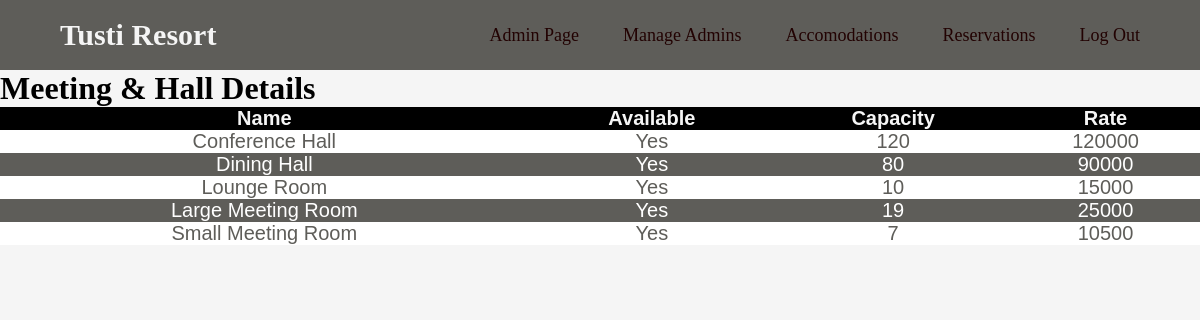
Screenshot of /html-php/admin-meeting.php with the database file from the repository.
### tables this page shows
CREATE TABLE `meeting` (
  `Name` varchar(100) NOT NULL,
  `Available` varchar(3) NOT NULL,
  `Capacity` int(11) NOT NULL,
  `Rate` int(11) NOT NULL
);

### html-php/admin-meeting.php (the view, shortened to what this page needs)
<!DOCTYPE html>
<html lang="en">
<head>
    <link rel = "stylesheet" href="/RMS/css/style_admin.css">
</head>
<body>
    <nav>
    <div class="logo"><a href="/RMS/html-php/home.php">Tusti Resort</a></div>
        <ul>
            <li><a href="/RMS/html-php/admin.php">Admin Page</a></li>
            <li><a href="#">Manage Admins</a>
            </li>
            <li><a href="#">Accomodations</a>
            </li>
            <li><a href="#">Reservations</a>
            </li>
            <li><a href="/RMS/html-php/home.php">Log Out</a></li>
        </ul>
    </nav>
<div>
    <h1>Meeting & Hall Details</h1>
</div>
<div class="list">
    <table>
        <thead>
            <tr>
                <th>Name</th>
                <th>Available</th>
                <th>Capacity</th>
                <th>Rate</th>
            </tr>
        </thead>
        <tbody>
        <?php
        $username = "root";
        $password = "";
        $server = "localhost";
        $database = "rms";
        $con = mysqli_connect($server,$username,$password,$database);
        $selectquery = " select * from meeting";
        $query = mysqli_query($con,$selectquery);
        while($res = mysqli_fetch_array($query)){
        ?>
           <tr>
            <td><?php echo $res['Name'];?></td>
            <td><?php echo $res['Available'];?></td>
            <td><?php echo $res['Capacity'];?></td>
            <td><?php echo $res['Rate'];?></td>
           </tr>
        <?php
        }
        ?>
        </tbody>
    </table>
    </div>
</body>
</html>

### css/style_admin.css (style rules this page uses)
* { margin: 0; padding: 0; }
body { background-color: whitesmoke; background-size: cover; background-position: center center; height: 100vh; box-sizing: border-box; }
nav { background: rgb(94, 93, 89); }
nav:after { content: ''; clear: both; display: table; }
nav .logo { float: left; color: whitesmoke; font-size: 30px; font-weight: 600; line-height: 70px; padding-left: 60px; }
nav ul { float: right; list-style: none; margin-right: 40px; position: relative; }
nav ul li { display: inline-block; background: rgb(94, 93, 89); margin: 0 5px; }
nav ul li a { color:rgb(34, 2, 2); text-decoration: none; line-height: 70px; font-size:18px; padding: 8px 15px; }

### html-php/admin-meeting.php (style rules this page uses)
table { border-collapse: collapse; width: 100%; color: #5E5D59; font-family: sans-serif; font-size: 20px; text-align: center; }
th { background-color: black; color: whitesmoke; }
tr:nth-child(even) { background-color: #5E5D59; color: white; }
tr:nth-child(odd) { background-color: white; color: #5E5D59; }
a { color: whitesmoke; text-decoration: none; }

### rows the page displays
meeting: Name "Conference Hall", Available "Yes", Capacity "120", Rate "120000"
meeting: Name "Dining Hall", Available "Yes", Capacity "80", Rate "90000"
meeting: Name "Lounge Room", Available "Yes", Capacity "10", Rate "15000"
meeting: Name "Large Meeting Room", Available "Yes", Capacity "19", Rate "25000"
meeting: Name "Small Meeting Room", Available "Yes", Capacity "7", Rate "10500"
